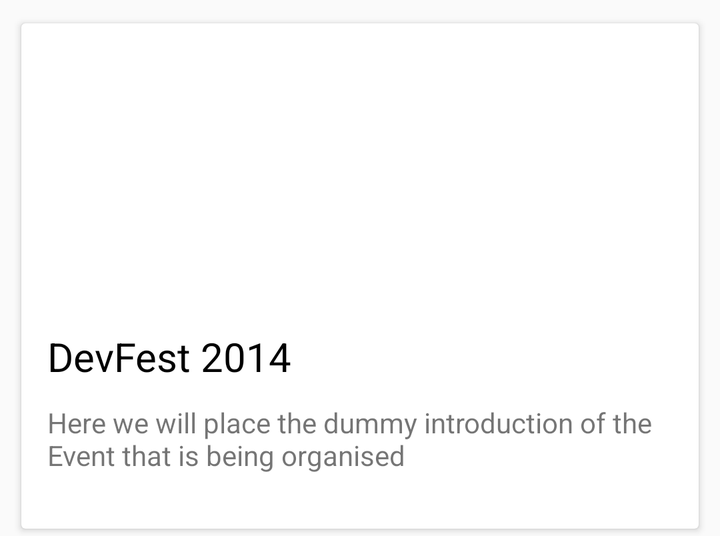
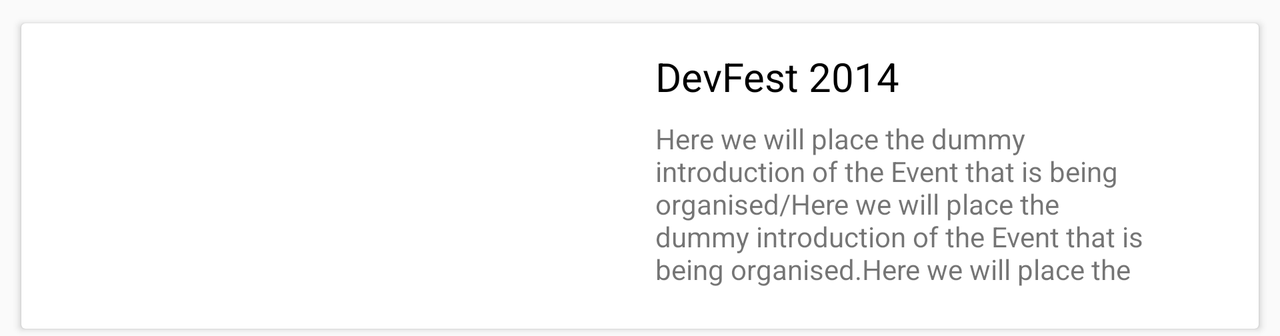

First picture: res/layout/ on a phone held upright. Second picture: the repository's own variant of that layout, on a device whose configuration matches the variant's folder. Source for both follows.
<!-- AndroidManifest.xml: application theme AppTheme -->
<!-- res/layout/long_event_adapter.xml -->
<?xml version="1.0" encoding="utf-8"?>
<android.support.v7.widget.CardView
    xmlns:android="http://schemas.android.com/apk/res/android"
    xmlns:app="http://schemas.android.com/apk/res-auto"
    xmlns:tools="http://schemas.android.com/tools"
    android:layout_width="match_parent"
    android:layout_marginEnd="8dp"
    android:layout_marginStart="8dp"
    android:layout_marginTop="8dp"
    android:clickable="true"
    android:focusable="true"
    app:cardUseCompatPadding="true"
    android:foreground="?selectableItemBackground"
    app:cardBackgroundColor="@color/cardsColor"
    android:layout_height="260dp">

    <android.support.constraint.ConstraintLayout
        android:layout_width="match_parent"
        android:padding="5dp"
        android:layout_height="match_parent">

        <ImageView
            android:layout_width="match_parent"
            android:id="@+id/image_long_adapter"
            app:layout_constraintEnd_toEndOf="parent"
            app:layout_constraintStart_toStartOf="parent"
            app:layout_constraintTop_toTopOf="parent"
            android:layout_height="140dp"
            android:scaleType="fitXY"
            tools:ignore="ContentDescription" />

        <TextView
            android:layout_width="wrap_content"
            android:textColor="@android:color/black"
            android:textSize="20sp"
            android:layout_marginStart="8dp"
            app:layout_constraintTop_toBottomOf="@id/image_long_adapter"
            android:layout_marginTop="8dp"
            android:maxLines="1"
            tools:text="DevFest 2014"
            android:id="@+id/long_adapter_event_title"
            app:layout_constraintStart_toStartOf="parent"
            android:layout_height="wrap_content" />

        <TextView
            android:layout_width="wrap_content"
            android:layout_height="wrap_content"
            android:maxLines="3"
            android:layout_marginTop="10dp"
            android:layout_marginStart="8dp"
            android:layout_marginEnd="8dp"
            android:id="@+id/long_adapter_extra_details"
            tools:text="Here we will place the dummy introduction of the Event that is being organised"
            app:layout_constraintStart_toStartOf="parent"
            app:layout_constraintStart_toEndOf="@id/long_adapter_event_title"
            app:layout_constraintTop_toBottomOf="@id/long_adapter_event_title" />


    </android.support.constraint.ConstraintLayout>


</android.support.v7.widget.CardView>
<!-- resources referenced by this layout -->
<resources>
  <color name="cardsColor">#FFFFFF</color>
  <!-- from res/values-v21/ -->
  <style name="AppTheme" parent="android:Theme.Material.Light">
          
          <item name="colorPrimary">@color/colorPrimary</item>
          <item name="colorPrimaryDark">@color/colorPrimaryDark</item>
          <item name="colorAccent">@color/colorAccent</item>
      </style>
  <color name="colorPrimary">#F5F5F5</color>
  <color name="colorPrimaryDark">#E0E0E0</color>
  <color name="colorAccent">#3d5afe</color>
</resources>
<!-- res/layout-land/long_event_adapter.xml (the repository's variant of the layout above) -->
<!-- drawn on the phone turned sideways -->
<?xml version="1.0" encoding="utf-8"?>
<android.support.v7.widget.CardView
    xmlns:android="http://schemas.android.com/apk/res/android"
    xmlns:app="http://schemas.android.com/apk/res-auto"
    xmlns:tools="http://schemas.android.com/tools"
    android:layout_width="match_parent"
    android:layout_marginEnd="8dp"
    android:layout_marginStart="8dp"
    android:layout_marginTop="8dp"
    android:clickable="true"
    android:focusable="true"
    app:cardUseCompatPadding="true"
    android:foreground="?selectableItemBackground"
    app:cardBackgroundColor="@color/cardsColor"
    android:layout_height="160dp">

    <android.support.constraint.ConstraintLayout
        android:layout_width="match_parent"
        android:padding="5dp"
        android:layout_height="match_parent">

        <ImageView
            android:id="@+id/image_long_adapter"
            android:layout_width="300dp"
            android:layout_height="140dp"
            android:scaleType="fitXY"
            app:layout_constraintStart_toStartOf="parent"
            app:layout_constraintTop_toTopOf="parent"
            tools:ignore="ContentDescription" />

        <TextView
            android:id="@+id/long_adapter_event_title"
            android:layout_width="wrap_content"
            android:layout_height="wrap_content"
            android:layout_marginTop="8dp"
            android:maxLines="1"
            android:layout_marginStart="12dp"
            android:textColor="@android:color/black"
            android:textSize="20sp"
            app:layout_constraintStart_toEndOf="@id/image_long_adapter"
            app:layout_constraintTop_toTopOf="parent"
            tools:text="DevFest 2014" />

        <TextView
            android:id="@+id/long_adapter_extra_details"
            android:layout_width="250dp"
            android:layout_height="wrap_content"
            android:layout_marginStart="12dp"
            android:layout_marginTop="8dp"
            android:maxLines="5"
            app:layout_constraintStart_toEndOf="@+id/image_long_adapter"
            app:layout_constraintTop_toBottomOf="@id/long_adapter_event_title"
            tools:text="Here we will place the dummy introduction of the Event that is being organised/Here we will place the dummy introduction of the Event that is being organised.Here we will place the dummy introduction of the Event that is being organised.Here we will place the dummy introduction of the Event that is being organised.Here we will place the dummy introduction of the Event that is being organised" />


    </android.support.constraint.ConstraintLayout>


</android.support.v7.widget.CardView>
